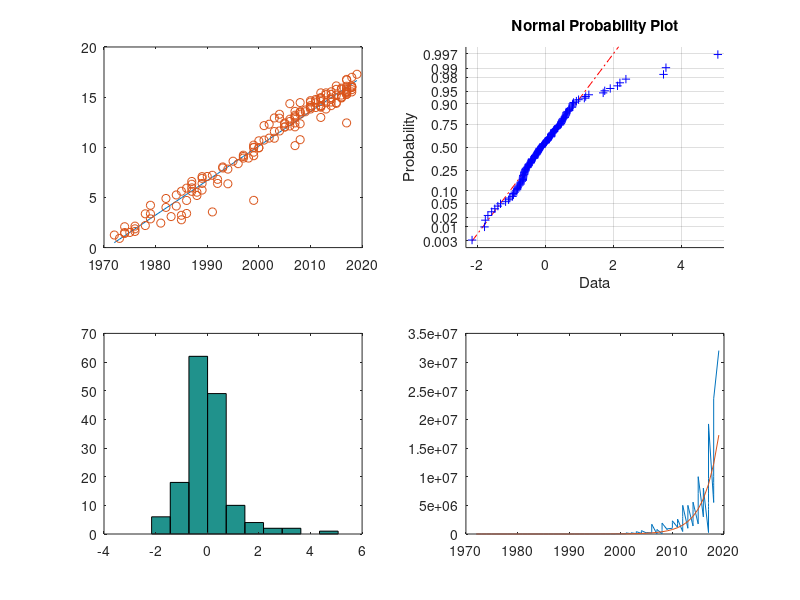

The MATLAB script that drew this image:
clear
close

load moore.dat
x = moore(:,1); y = moore(:,2);
X = [ones(size(x)) x];

y1 = log(y);
[beta_hat ,~, ~, ~,stats ]  = regress(y1, X);
R2 = stats(1)
%Problem 6: Regression
res = X*beta_hat -y1;
subplot(2,2,1), plot(x, X*beta_hat, x, y1, "o")
subplot(2,2,2), normplot(res)
subplot(2,2,3), hist(res)
subplot(2,2,4), plot(x,y, x, exp(X*beta_hat))

ar = 2025;
antal_trans = exp(beta_hat(1) + beta_hat(2)*ar);